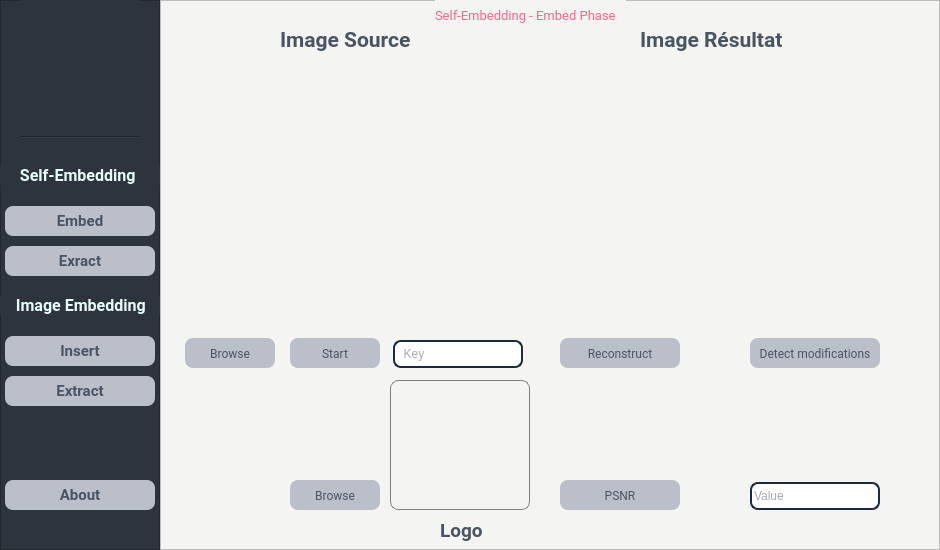
<?xml version="1.0" encoding="UTF-8"?>
<ui version="4.0">
 <class>MainWindow</class>
 <widget class="QMainWindow" name="MainWindow">
  <property name="geometry">
   <rect>
    <x>0</x>
    <y>0</y>
    <width>940</width>
    <height>550</height>
   </rect>
  </property>
  <property name="minimumSize">
   <size>
    <width>940</width>
    <height>530</height>
   </size>
  </property>
  <property name="windowTitle">
   <string>MainWindow</string>
  </property>
  <widget class="QWidget" name="centralwidget">
   <widget class="QFrame" name="menu">
    <property name="geometry">
     <rect>
      <x>0</x>
      <y>0</y>
      <width>160</width>
      <height>550</height>
     </rect>
    </property>
    <property name="minimumSize">
     <size>
      <width>160</width>
      <height>450</height>
     </size>
    </property>
    <property name="styleSheet">
     <string notr="true">QFrame {
	background-color: rgb(45, 52, 62);
	color: rgb(231, 255, 252);
}</string>
    </property>
    <property name="frameShape">
     <enum>QFrame::StyledPanel</enum>
    </property>
    <property name="frameShadow">
     <enum>QFrame::Raised</enum>
    </property>
    <widget class="QLabel" name="sfe">
     <property name="geometry">
      <rect>
       <x>0</x>
       <y>166</y>
       <width>160</width>
       <height>19</height>
      </rect>
     </property>
     <property name="minimumSize">
      <size>
       <width>160</width>
       <height>0</height>
      </size>
     </property>
     <property name="maximumSize">
      <size>
       <width>160</width>
       <height>50</height>
      </size>
     </property>
     <property name="font">
      <font>
       <family>Roboto</family>
       <pointsize>12</pointsize>
       <weight>75</weight>
       <bold>true</bold>
      </font>
     </property>
     <property name="styleSheet">
      <string notr="true"/>
     </property>
     <property name="lineWidth">
      <number>1</number>
     </property>
     <property name="text">
      <string>     Self-Embedding</string>
     </property>
    </widget>
    <widget class="QPushButton" name="extr_sf">
     <property name="geometry">
      <rect>
       <x>5</x>
       <y>246</y>
       <width>150</width>
       <height>30</height>
      </rect>
     </property>
     <property name="maximumSize">
      <size>
       <width>160</width>
       <height>30</height>
      </size>
     </property>
     <property name="font">
      <font>
       <family>Roboto</family>
       <pointsize>11</pointsize>
       <weight>75</weight>
       <bold>true</bold>
      </font>
     </property>
     <property name="styleSheet">
      <string notr="true">QPushButton {
	color: rgb(73, 84, 100);
	background-color: rgb(187, 191, 202);
	border-radius: 8px
}

QPushButton:hover {
	color: rgb(255, 255, 255);
	background-color: rgb(73, 84, 100);
}</string>
     </property>
     <property name="text">
      <string>Exract</string>
     </property>
    </widget>
    <widget class="QLabel" name="lsb">
     <property name="geometry">
      <rect>
       <x>0</x>
       <y>296</y>
       <width>160</width>
       <height>19</height>
      </rect>
     </property>
     <property name="minimumSize">
      <size>
       <width>160</width>
       <height>0</height>
      </size>
     </property>
     <property name="maximumSize">
      <size>
       <width>160</width>
       <height>50</height>
      </size>
     </property>
     <property name="font">
      <font>
       <family>Roboto</family>
       <pointsize>12</pointsize>
       <weight>75</weight>
       <bold>true</bold>
      </font>
     </property>
     <property name="text">
      <string>    Image Embedding</string>
     </property>
    </widget>
    <widget class="QPushButton" name="ins_lsb">
     <property name="geometry">
      <rect>
       <x>5</x>
       <y>336</y>
       <width>150</width>
       <height>30</height>
      </rect>
     </property>
     <property name="maximumSize">
      <size>
       <width>160</width>
       <height>40</height>
      </size>
     </property>
     <property name="font">
      <font>
       <family>Roboto</family>
       <pointsize>11</pointsize>
       <weight>75</weight>
       <bold>true</bold>
      </font>
     </property>
     <property name="styleSheet">
      <string notr="true">QPushButton {
	color: rgb(73, 84, 100);
	background-color: rgb(187, 191, 202);
	border-radius: 8px
}

QPushButton:hover {
	color: rgb(255, 255, 255);
	background-color: rgb(233, 69, 96)
}</string>
     </property>
     <property name="text">
      <string>Insert</string>
     </property>
    </widget>
    <widget class="QPushButton" name="extr_lsb">
     <property name="geometry">
      <rect>
       <x>5</x>
       <y>376</y>
       <width>150</width>
       <height>30</height>
      </rect>
     </property>
     <property name="maximumSize">
      <size>
       <width>160</width>
       <height>30</height>
      </size>
     </property>
     <property name="font">
      <font>
       <family>Roboto</family>
       <pointsize>11</pointsize>
       <weight>75</weight>
       <bold>true</bold>
      </font>
     </property>
     <property name="styleSheet">
      <string notr="true">QPushButton {
	color: rgb(73, 84, 100);
	background-color: rgb(187, 191, 202);
	border-radius: 8px
}

QPushButton:hover {
	color: rgb(255, 255, 255);
	background-color: rgb(73, 84, 100);
}</string>
     </property>
     <property name="text">
      <string>Extract</string>
     </property>
    </widget>
    <widget class="QPushButton" name="ins_sf">
     <property name="geometry">
      <rect>
       <x>5</x>
       <y>206</y>
       <width>150</width>
       <height>30</height>
      </rect>
     </property>
     <property name="maximumSize">
      <size>
       <width>150</width>
       <height>30</height>
      </size>
     </property>
     <property name="font">
      <font>
       <family>Roboto</family>
       <pointsize>11</pointsize>
       <weight>75</weight>
       <bold>true</bold>
      </font>
     </property>
     <property name="styleSheet">
      <string notr="true">QPushButton {
	color: rgb(73, 84, 100);
	background-color: rgb(187, 191, 202);
	border-radius: 8px
}

QPushButton:hover {
	color: rgb(255, 255, 255);
	background-color: rgb(233, 69, 96)
}</string>
     </property>
     <property name="text">
      <string>Embed</string>
     </property>
    </widget>
    <widget class="QPushButton" name="abt">
     <property name="geometry">
      <rect>
       <x>5</x>
       <y>480</y>
       <width>150</width>
       <height>30</height>
      </rect>
     </property>
     <property name="maximumSize">
      <size>
       <width>160</width>
       <height>30</height>
      </size>
     </property>
     <property name="font">
      <font>
       <family>Roboto</family>
       <pointsize>11</pointsize>
       <weight>75</weight>
       <bold>true</bold>
      </font>
     </property>
     <property name="styleSheet">
      <string notr="true">QPushButton {
	color: rgb(73, 84, 100);
	background-color: rgb(187, 191, 202);
	border-radius: 8px
}

QPushButton:hover {
	color: rgb(255, 255, 255);
	background-color: rgb(73, 84, 100);
}</string>
     </property>
     <property name="text">
      <string>About</string>
     </property>
    </widget>
    <widget class="QLabel" name="label">
     <property name="geometry">
      <rect>
       <x>10</x>
       <y>485</y>
       <width>21</width>
       <height>21</height>
      </rect>
     </property>
     <property name="styleSheet">
      <string notr="true">QLabel {
	background-color: transparent

}</string>
     </property>
     <property name="text">
      <string/>
     </property>
     <property name="pixmap">
      <pixmap>icons/info-btn.png</pixmap>
     </property>
     <property name="scaledContents">
      <bool>true</bool>
     </property>
    </widget>
    <widget class="QLabel" name="insrt_ico">
     <property name="geometry">
      <rect>
       <x>10</x>
       <y>210</y>
       <width>21</width>
       <height>21</height>
      </rect>
     </property>
     <property name="styleSheet">
      <string notr="true">QLabel {
	background-color: transparent

}</string>
     </property>
     <property name="text">
      <string/>
     </property>
     <property name="pixmap">
      <pixmap>icons/insert.png</pixmap>
     </property>
     <property name="scaledContents">
      <bool>true</bool>
     </property>
    </widget>
    <widget class="QLabel" name="extr_ico">
     <property name="geometry">
      <rect>
       <x>12</x>
       <y>251</y>
       <width>21</width>
       <height>21</height>
      </rect>
     </property>
     <property name="styleSheet">
      <string notr="true">QLabel {
	background-color: transparent

}</string>
     </property>
     <property name="text">
      <string/>
     </property>
     <property name="pixmap">
      <pixmap>icons/extr.png</pixmap>
     </property>
     <property name="scaledContents">
      <bool>true</bool>
     </property>
    </widget>
    <widget class="QLabel" name="insrt_ico_2">
     <property name="geometry">
      <rect>
       <x>10</x>
       <y>340</y>
       <width>21</width>
       <height>21</height>
      </rect>
     </property>
     <property name="styleSheet">
      <string notr="true">QLabel {
	background-color: transparent

}</string>
     </property>
     <property name="text">
      <string/>
     </property>
     <property name="pixmap">
      <pixmap>icons/insert.png</pixmap>
     </property>
     <property name="scaledContents">
      <bool>true</bool>
     </property>
    </widget>
    <widget class="QLabel" name="extr_ico_2">
     <property name="geometry">
      <rect>
       <x>11</x>
       <y>381</y>
       <width>21</width>
       <height>21</height>
      </rect>
     </property>
     <property name="styleSheet">
      <string notr="true">QLabel {
	background-color: transparent

}</string>
     </property>
     <property name="text">
      <string/>
     </property>
     <property name="pixmap">
      <pixmap>icons/extr.png</pixmap>
     </property>
     <property name="scaledContents">
      <bool>true</bool>
     </property>
    </widget>
    <widget class="QLabel" name="label_6">
     <property name="geometry">
      <rect>
       <x>21</x>
       <y>0</y>
       <width>118</width>
       <height>118</height>
      </rect>
     </property>
     <property name="text">
      <string/>
     </property>
     <property name="pixmap">
      <pixmap>imgs/logof.png</pixmap>
     </property>
     <property name="scaledContents">
      <bool>true</bool>
     </property>
    </widget>
    <widget class="Line" name="line">
     <property name="geometry">
      <rect>
       <x>21</x>
       <y>135</y>
       <width>118</width>
       <height>5</height>
      </rect>
     </property>
     <property name="styleSheet">
      <string notr="true">Line {
	border-top: 3px dotted rgb(162, 219, 250);
}</string>
     </property>
     <property name="orientation">
      <enum>Qt::Horizontal</enum>
     </property>
    </widget>
   </widget>
   <widget class="QFrame" name="frame_2">
    <property name="geometry">
     <rect>
      <x>160</x>
      <y>0</y>
      <width>780</width>
      <height>550</height>
     </rect>
    </property>
    <property name="styleSheet">
     <string notr="true">QFrame {
	background-color: rgb(244, 244, 242);
}</string>
    </property>
    <property name="frameShape">
     <enum>QFrame::StyledPanel</enum>
    </property>
    <property name="frameShadow">
     <enum>QFrame::Raised</enum>
    </property>
    <widget class="QLabel" name="img_dst">
     <property name="geometry">
      <rect>
       <x>400</x>
       <y>80</y>
       <width>320</width>
       <height>240</height>
      </rect>
     </property>
     <property name="text">
      <string/>
     </property>
     <property name="pixmap">
      <pixmap>imgs/def.svg</pixmap>
     </property>
     <property name="scaledContents">
      <bool>true</bool>
     </property>
    </widget>
    <widget class="QLabel" name="img_src">
     <property name="geometry">
      <rect>
       <x>40</x>
       <y>80</y>
       <width>320</width>
       <height>240</height>
      </rect>
     </property>
     <property name="styleSheet">
      <string notr="true">QLabel {
 border-color: rgb(73, 84, 100);
}</string>
     </property>
     <property name="text">
      <string/>
     </property>
     <property name="pixmap">
      <pixmap>imgs/def.svg</pixmap>
     </property>
     <property name="scaledContents">
      <bool>true</bool>
     </property>
     <property name="wordWrap">
      <bool>false</bool>
     </property>
    </widget>
    <widget class="QLabel" name="label_2">
     <property name="geometry">
      <rect>
       <x>120</x>
       <y>25</y>
       <width>141</width>
       <height>30</height>
      </rect>
     </property>
     <property name="font">
      <font>
       <family>Roboto</family>
       <pointsize>16</pointsize>
       <weight>75</weight>
       <italic>false</italic>
       <bold>true</bold>
       <underline>false</underline>
      </font>
     </property>
     <property name="styleSheet">
      <string notr="true">QLabel {
 color: rgb(73, 84, 100);
}</string>
     </property>
     <property name="text">
      <string>Image Source</string>
     </property>
    </widget>
    <widget class="QLabel" name="label_5">
     <property name="geometry">
      <rect>
       <x>480</x>
       <y>25</y>
       <width>161</width>
       <height>30</height>
      </rect>
     </property>
     <property name="font">
      <font>
       <family>Roboto</family>
       <pointsize>16</pointsize>
       <weight>75</weight>
       <italic>false</italic>
       <bold>true</bold>
       <underline>false</underline>
      </font>
     </property>
     <property name="styleSheet">
      <string notr="true">QLabel {
 color: rgb(73, 84, 100);
}</string>
     </property>
     <property name="text">
      <string>Image Résultat</string>
     </property>
    </widget>
    <widget class="QLineEdit" name="keyf">
     <property name="geometry">
      <rect>
       <x>233</x>
       <y>340</y>
       <width>130</width>
       <height>28</height>
      </rect>
     </property>
     <property name="styleSheet">
      <string notr="true">QLineEdit {
	color: rgb(73, 84, 100);
	background-color: rgb(255, 255, 255);
	border-radius: 8px;
	border: 2px solid rgb(28, 42, 63);
}</string>
     </property>
     <property name="text">
      <string/>
     </property>
     <property name="echoMode">
      <enum>QLineEdit::Normal</enum>
     </property>
     <property name="readOnly">
      <bool>false</bool>
     </property>
     <property name="placeholderText">
      <string>  Key</string>
     </property>
    </widget>
    <widget class="QPushButton" name="start">
     <property name="geometry">
      <rect>
       <x>130</x>
       <y>338</y>
       <width>90</width>
       <height>30</height>
      </rect>
     </property>
     <property name="font">
      <font>
       <family>Roboto</family>
       <pointsize>9</pointsize>
      </font>
     </property>
     <property name="styleSheet">
      <string notr="true">QPushButton {
	color: rgb(73, 84, 100);
	background-color: rgb(187, 191, 202);
	border-radius: 8px
}

QPushButton:hover {
	color: rgb(255, 255, 255);
	background-color: rgb(233, 69, 96)
}</string>
     </property>
     <property name="text">
      <string>Start</string>
     </property>
    </widget>
    <widget class="QPushButton" name="browse">
     <property name="geometry">
      <rect>
       <x>25</x>
       <y>338</y>
       <width>90</width>
       <height>30</height>
      </rect>
     </property>
     <property name="font">
      <font>
       <family>Roboto</family>
       <pointsize>9</pointsize>
      </font>
     </property>
     <property name="styleSheet">
      <string notr="true">QPushButton {
	color: rgb(73, 84, 100);
	background-color: rgb(187, 191, 202);
	border-radius: 8px
}

QPushButton:hover {
	color: rgb(255, 255, 255);
	background-color: rgb(233, 69, 96)
}</string>
     </property>
     <property name="text">
      <string>Browse</string>
     </property>
    </widget>
    <widget class="QPushButton" name="res_bttn">
     <property name="geometry">
      <rect>
       <x>400</x>
       <y>338</y>
       <width>120</width>
       <height>30</height>
      </rect>
     </property>
     <property name="font">
      <font>
       <family>Roboto</family>
       <pointsize>9</pointsize>
      </font>
     </property>
     <property name="styleSheet">
      <string notr="true">QPushButton {
	color: rgb(73, 84, 100);
	background-color: rgb(187, 191, 202);
	border-radius: 8px
}

</string>
     </property>
     <property name="text">
      <string>Reconstruct</string>
     </property>
    </widget>
    <widget class="QPushButton" name="mdf_bttn">
     <property name="geometry">
      <rect>
       <x>590</x>
       <y>338</y>
       <width>130</width>
       <height>30</height>
      </rect>
     </property>
     <property name="font">
      <font>
       <family>Roboto</family>
       <pointsize>9</pointsize>
      </font>
     </property>
     <property name="styleSheet">
      <string notr="true">QPushButton {
	color: rgb(73, 84, 100);
	background-color: rgb(187, 191, 202);
	border-radius: 8px
}

</string>
     </property>
     <property name="text">
      <string>Detect modifications</string>
     </property>
    </widget>
    <widget class="QLabel" name="phase">
     <property name="geometry">
      <rect>
       <x>275</x>
       <y>0</y>
       <width>191</width>
       <height>31</height>
      </rect>
     </property>
     <property name="font">
      <font>
       <family>Roboto</family>
       <pointsize>10</pointsize>
       <weight>50</weight>
       <italic>false</italic>
       <bold>false</bold>
      </font>
     </property>
     <property name="styleSheet">
      <string notr="true">QLabel {
	color: rgb(255, 101, 132);

}</string>
     </property>
     <property name="text">
      <string>Self-Embedding - Embed Phase</string>
     </property>
    </widget>
    <widget class="QLabel" name="img_lg">
     <property name="geometry">
      <rect>
       <x>230</x>
       <y>380</y>
       <width>140</width>
       <height>130</height>
      </rect>
     </property>
     <property name="font">
      <font>
       <family>Roboto</family>
       <pointsize>10</pointsize>
       <weight>75</weight>
       <bold>true</bold>
      </font>
     </property>
     <property name="styleSheet">
      <string notr="true">QLabel {
	color: rgb(73, 84, 100);
	border-radius: 8px;
	border: 1px solid  gray;
}</string>
     </property>
     <property name="text">
      <string/>
     </property>
     <property name="pixmap">
      <pixmap>imgs/log_img.svg</pixmap>
     </property>
     <property name="scaledContents">
      <bool>true</bool>
     </property>
    </widget>
    <widget class="QLabel" name="lg_label">
     <property name="geometry">
      <rect>
       <x>280</x>
       <y>520</y>
       <width>110</width>
       <height>21</height>
      </rect>
     </property>
     <property name="font">
      <font>
       <family>Roboto</family>
       <pointsize>14</pointsize>
       <weight>75</weight>
       <italic>false</italic>
       <bold>true</bold>
       <underline>false</underline>
      </font>
     </property>
     <property name="styleSheet">
      <string notr="true">QLabel {
 color: rgb(73, 84, 100);
}</string>
     </property>
     <property name="text">
      <string>Logo</string>
     </property>
    </widget>
    <widget class="QPushButton" name="browse_lg">
     <property name="geometry">
      <rect>
       <x>130</x>
       <y>480</y>
       <width>90</width>
       <height>30</height>
      </rect>
     </property>
     <property name="font">
      <font>
       <family>Roboto</family>
       <pointsize>9</pointsize>
      </font>
     </property>
     <property name="styleSheet">
      <string notr="true">QPushButton {
	color: rgb(73, 84, 100);
	background-color: rgb(187, 191, 202);
	border-radius: 8px
}

QPushButton:hover {
	color: rgb(255, 255, 255);
	background-color: rgb(233, 69, 96)
}</string>
     </property>
     <property name="text">
      <string>Browse</string>
     </property>
    </widget>
    <widget class="QLineEdit" name="psnr_f">
     <property name="geometry">
      <rect>
       <x>590</x>
       <y>482</y>
       <width>130</width>
       <height>28</height>
      </rect>
     </property>
     <property name="styleSheet">
      <string notr="true">QLineEdit {
	color: rgb(73, 84, 100);
	background-color: rgb(255, 255, 255);
	border-radius: 8px;
	border: 2px solid rgb(28, 42, 63);
}</string>
     </property>
     <property name="text">
      <string/>
     </property>
     <property name="echoMode">
      <enum>QLineEdit::Normal</enum>
     </property>
     <property name="readOnly">
      <bool>true</bool>
     </property>
     <property name="placeholderText">
      <string>Value</string>
     </property>
    </widget>
    <widget class="QPushButton" name="psnr_bttn">
     <property name="geometry">
      <rect>
       <x>400</x>
       <y>480</y>
       <width>120</width>
       <height>30</height>
      </rect>
     </property>
     <property name="font">
      <font>
       <family>Roboto</family>
       <pointsize>9</pointsize>
      </font>
     </property>
     <property name="styleSheet">
      <string notr="true">QPushButton {
	color: rgb(73, 84, 100);
	background-color: rgb(187, 191, 202);
	border-radius: 8px
}

QPushButton:hover {
	color: rgb(255, 255, 255);
	background-color: rgb(233, 69, 96)
}</string>
     </property>
     <property name="text">
      <string>PSNR</string>
     </property>
    </widget>
   </widget>
  </widget>
 </widget>
 <resources/>
 <connections/>
</ui>
